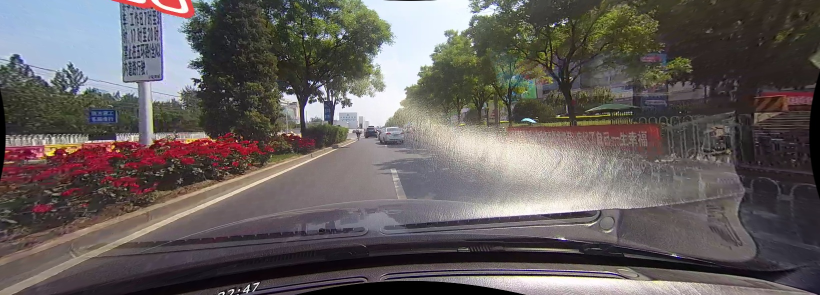
#> input picture LaneDetection/data/dev/hlight/driver_37_30frame_05181432_0203.MP4_01470.jpg, 1640 x 590 px, given in place of road.mp4, which was not available (shown at 1/2 size)
$ python main.py
#> lines starting #> are read from the running program, lines starting #| are printed output that depends on the picture; after the words box and inside, x2 and y2 are one past the last pixel; in counts of white or black regions, pixels touching at a corner belong together
import cv2
import numpy as np
import os

# ==========================================
# 1. CẤU HÌNH
# ==========================================

BASE_DIR = os.path.dirname(os.path.abspath(__file__))
VIDEO_PATH = os.path.join(BASE_DIR, "videos", "road.mp4")
OUTPUT_PATH = os.path.join(BASE_DIR, "results", "output.mp4")

SHOW_WINDOWS = True         # Đặt False nếu chạy trên server/Colab không có giao diện
USE_DEFAULT_LANES = False   # True: khi mất vạch thì vẽ làn mặc định (màu đỏ để phân biệt)

ROI_TOP_RATIO = 0.50        # Dùng chung cho ROI và tracker
GRAY_THRESHOLD = 180        # Ngưỡng vùng sáng trên ảnh đã qua CLAHE

os.makedirs(os.path.dirname(OUTPUT_PATH), exist_ok=True)


# ==========================================
# 2. CẢI THIỆN ÁNH SÁNG BẰNG CLAHE
# ==========================================

_clahe = cv2.createCLAHE(clipLimit=2.0, tileGridSize=(8, 8))


def apply_clahe(gray):
    return _clahe.apply(gray)


# ==========================================
# 3. KHU VỰC MẶT ĐƯỜNG (ROI)
# ==========================================

def region_of_interest(image):

    height, width = image.shape

    mask = np.zeros_like(image)

    polygon = np.array([[
        (int(width * 0.08), height),
        (int(width * 0.43), int(height * ROI_TOP_RATIO)),
        (int(width * 0.57), int(height * ROI_TOP_RATIO)),
        (int(width * 0.95), height)
    ]], dtype=np.int32)

    cv2.fillPoly(mask, polygon, 255)

    return cv2.bitwise_and(image, mask)


# ==========================================
# 4. TẠO MASK VẠCH KẺ ĐƯỜNG
# ==========================================

def create_lane_mask(frame, enhanced):

    hsv = cv2.cvtColor(frame, cv2.COLOR_BGR2HSV)

    # Vạch trắng: độ bão hòa thấp, độ sáng cao
    white_mask = cv2.inRange(
        hsv,
        np.array([0, 0, 150], dtype=np.uint8),
        np.array([179, 75, 255], dtype=np.uint8)
    )

    # Vạch vàng
    yellow_mask = cv2.inRange(
        hsv,
        np.array([15, 55, 80], dtype=np.uint8),
        np.array([45, 255, 255], dtype=np.uint8)
    )

    # Vùng sáng trên ảnh đã cân bằng bằng CLAHE
    bright_mask = cv2.inRange(enhanced, GRAY_THRESHOLD, 255)

    lane_mask = cv2.bitwise_or(white_mask, yellow_mask)
    lane_mask = cv2.bitwise_or(lane_mask, bright_mask)

    kernel = np.ones((3, 3), dtype=np.uint8)
    lane_mask = cv2.morphologyEx(lane_mask, cv2.MORPH_OPEN, kernel)   # bỏ chấm nhiễu nhỏ
    lane_mask = cv2.morphologyEx(lane_mask, cv2.MORPH_CLOSE, kernel)  # nối các đoạn đứt nhỏ

    return lane_mask


# ==========================================
# 5. THEO DÕI LÀN GIỮA CÁC KHUNG HÌNH
# ==========================================

class LaneTracker:
    """
    Mỗi biên làn là đường thẳng: x = a * (y - y_start) + b
    coeff = [a, b]
    """

    BAND_COUNT = 14
    MIN_POINTS = 5
    MIN_FILL_RATIO = 0.15        # tỉ lệ pixel vạch tối thiểu trong 1 cột của dải
    FIRST_WINDOW_RATIO = 0.16    # cửa sổ tìm ở dải đầu tiên (sát đáy)
    NEXT_WINDOW_RATIO = 0.07     # cửa sổ tìm ở các dải sau (vạch dịch ít giữa 2 dải)
    INLIER_TOL_RATIO = 0.02      # sai số tối đa của điểm so với đường fit
    MAX_JUMP_RATIO = 0.08        # lệch tối đa ở đáy so với khung trước
    MIN_LANE_WIDTH_RATIO = 0.25  # độ rộng làn hợp lệ ở đáy khung hình
    MAX_LANE_WIDTH_RATIO = 0.85
    MAX_MISSING = 10             # số khung tối đa giữ vạch cũ khi mất vạch
    ALPHA = 0.35                 # hệ số làm mượt

    def __init__(self):
        self.coeffs = {"left": None, "right": None}
        self.missing = {"left": 0, "right": 0}

    def reset(self):
        self.coeffs = {"left": None, "right": None}
        self.missing = {"left": 0, "right": 0}

    # ---------- tìm điểm vạch theo từng dải ----------

    def _detect(self, mask, side):
        """Trả về hệ số đường thẳng mới (chưa làm mượt) hoặc None."""

        height, width = mask.shape
        y_start = int(height * ROI_TOP_RATIO)
        y_end = height - 8
        band_height = max(8, (y_end - y_start) // self.BAND_COUNT)

        previous = self.coeffs[side]

        if previous is not None:
            expected_x = int(np.polyval(previous, y_end - y_start))
        else:
            expected_x = int(width * (0.28 if side == "left" else 0.72))

        # Mỗi bên chỉ tìm trong nửa khung hình của nó
        if side == "left":
            side_min, side_max = 0, int(width * 0.48)
        else:
            side_min, side_max = int(width * 0.52), width

        points = []

        for band_index in range(self.BAND_COUNT):

            y2 = y_end - band_index * band_height
            y1 = max(y_start, y2 - band_height)

            if y2 <= y1:
                continue

            window = int(width * (self.FIRST_WINDOW_RATIO if not points
                                  else self.NEXT_WINDOW_RATIO))

            search_start = max(side_min, expected_x - window)
            search_end = min(side_max, expected_x + window)

            if search_end <= search_start:
                continue

            # Đếm số pixel vạch theo từng cột (mask 0/255 -> 0/1)
            histogram = (mask[y1:y2, :] > 0).sum(axis=0).astype(np.float32)

            segment = histogram[search_start:search_end]
            peak_value = float(np.max(segment))

            if peak_value < (y2 - y1) * self.MIN_FILL_RATIO:
                continue

            peak_x = search_start + int(np.argmax(segment))

            # Lấy trọng tâm quanh đỉnh để chính xác hơn
            nx1 = max(search_start, peak_x - 18)
            nx2 = min(search_end, peak_x + 19)
            xs_local = np.arange(nx1, nx2)
            weights = histogram[nx1:nx2]

            if weights.sum() > 0:
                detected_x = int((xs_local * weights).sum() / weights.sum())
            else:
                detected_x = peak_x

            points.append(((y1 + y2) // 2, detected_x))
            expected_x = detected_x

        if len(points) < self.MIN_POINTS:
            return None

        ys = np.array([p[0] - y_start for p in points], dtype=np.float32)
        xs = np.array([p[1] for p in points], dtype=np.float32)

        # Fit đường thẳng, loại điểm ngoại lai rồi fit lại
        try:
            coeff = np.polyfit(ys, xs, 1)

            residual = np.abs(np.polyval(coeff, ys) - xs)
            inliers = residual <= width * self.INLIER_TOL_RATIO

            if inliers.sum() < self.MIN_POINTS:
                return None

            if inliers.sum() < len(ys):
                coeff = np.polyfit(ys[inliers], xs[inliers], 1)

        except (np.linalg.LinAlgError, ValueError):
            return None

        # So với khung trước: đáy khung hình không được nhảy quá xa
        if previous is not None:
            bottom_new = np.polyval(coeff, y_end - y_start)
            bottom_old = np.polyval(previous, y_end - y_start)

            if abs(bottom_new - bottom_old) > width * self.MAX_JUMP_RATIO:
                return None

        return coeff

    # ---------- cập nhật trạng thái ----------

    def update(self, mask, height, width):
        """
        Trả về dict: side -> (points, is_default)
        """

        y_start = int(height * ROI_TOP_RATIO)
        y_end = height - 8
        span = y_end - y_start

        candidates = {
            "left": self._detect(mask, "left"),
            "right": self._detect(mask, "right")
        }

        # Kiểm tra độ rộng làn ở đáy khung hình
        if candidates["left"] is not None and candidates["right"] is not None:
            lane_width = (np.polyval(candidates["right"], span)
                          - np.polyval(candidates["left"], span))

            if not (width * self.MIN_LANE_WIDTH_RATIO
                    <= lane_width
                    <= width * self.MAX_LANE_WIDTH_RATIO):
                candidates = {"left": None, "right": None}

        for side in ("left", "right"):

            candidate = candidates[side]

            if candidate is None:
                self.missing[side] += 1

                if self.missing[side] > self.MAX_MISSING:
                    self.coeffs[side] = None

            else:
                previous = self.coeffs[side]

                if previous is not None:
                    candidate = previous * (1 - self.ALPHA) + candidate * self.ALPHA

                self.coeffs[side] = candidate
                self.missing[side] = 0

        # Tạo điểm để vẽ
        y_values = np.arange(y_start, y_end + 1)
        y_int = y_values.astype(np.int32)

        defaults = {
            "left": np.array([(width * 0.22 - width * 0.48) / span, width * 0.48]),
            "right": np.array([(width * 0.78 - width * 0.52) / span, width * 0.52])
        }

        result = {}

        for side in ("left", "right"):

            coeff = self.coeffs[side]
            is_default = False

            if coeff is None:
                if not USE_DEFAULT_LANES:
                    continue
                coeff = defaults[side]
                is_default = True

            x_values = np.polyval(coeff, y_values - y_start)
            x_values = np.clip(x_values, 0, width - 1).astype(np.int32)

            result[side] = (np.column_stack((x_values, y_int)), is_default)

        return result


lane_tracker = LaneTracker()


# ==========================================
# 6. VẼ KẾT QUẢ
# ==========================================

def draw_result(frame, lanes):

    result = frame.copy()

    left = lanes.get("left")
    right = lanes.get("right")

    # Tô vùng làn đường khi cả hai biên đều là vạch thật
    if left is not None and right is not None and not left[1] and not right[1]:

        overlay = result.copy()
        polygon = np.vstack((left[0], right[0][::-1])).astype(np.int32)

        cv2.fillPoly(overlay, [polygon], (0, 180, 0))
        result = cv2.addWeighted(overlay, 0.25, result, 0.75, 0)

    for points, is_default in lanes.values():

        color = (0, 0, 255) if is_default else (0, 220, 255)

        cv2.polylines(
            result,
            [points],
            isClosed=False,
            color=color,
            thickness=4,
            lineType=cv2.LINE_AA
        )

    status = "LANE: OK" if len(lanes) == 2 else "LANE: LOST"
    cv2.putText(result, status, (20, 40), cv2.FONT_HERSHEY_SIMPLEX,
                1.0, (255, 255, 255), 2, cv2.LINE_AA)

    return result


# ==========================================
# 7. PHÁT HIỆN VẠCH KẺ ĐƯỜNG
# ==========================================

def detect_lanes(frame):

    height, width = frame.shape[:2]

    gray = cv2.cvtColor(frame, cv2.COLOR_BGR2GRAY)
    enhanced = apply_clahe(gray)

    lane_mask = create_lane_mask(frame, enhanced)
    lane_mask_roi = region_of_interest(lane_mask)

    lanes = lane_tracker.update(lane_mask_roi, height, width)

    result = draw_result(frame, lanes)

    return enhanced, lane_mask_roi, result


# ==========================================
# 8. HIỂN THỊ CÁC CỬA SỔ
# ==========================================

def show_image(window_name, image):

    max_width = 640
    max_height = 360

    height, width = image.shape[:2]
    scale = min(max_width / width, max_height / height)

    resized = cv2.resize(image, (int(width * scale), int(height * scale)))

    cv2.imshow(window_name, resized)


# ==========================================
# 9. CHƯƠNG TRÌNH CHÍNH
# ==========================================

def main():

    cap = cv2.VideoCapture(VIDEO_PATH)

    if not cap.isOpened():
        print("Cannot open video!")
        print("Check video path:", VIDEO_PATH)
        return

    fps = cap.get(cv2.CAP_PROP_FPS)

    if fps <= 0:
        fps = 25

    writer = None
    lane_tracker.reset()

    print("Running...")
    if SHOW_WINDOWS:
        print("Press Q or ESC to exit.")

    try:
        while True:

            ret, frame = cap.read()
#> frame is the input picture: shape (590, 1640, 3); mean B, G, R 93.3, 94.3, 100.8

            if not ret:
                break

            enhanced, binary, result = detect_lanes(frame)
#> in create_lane_mask, `white_mask = cv2.inRange( hsv, np.array([0, 0, 150], dtype=np.uint8), ..`:
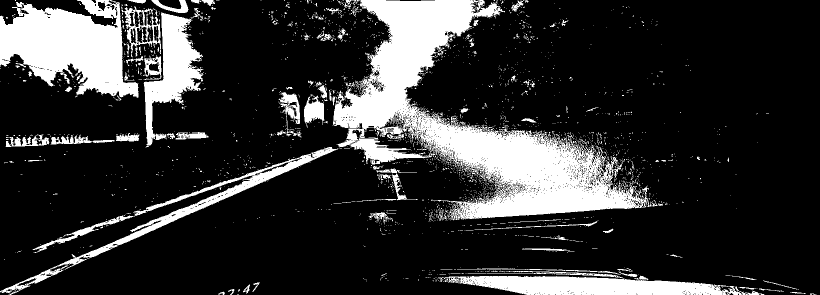
#> white_mask: shape (590, 1640) (shown at 1/2 size); 19.7% white; 2411 white regions (2289 under 20 px), largest, box (x1, y1, x2, y2) and area: (665, 0, 1315, 441) 89451, (0, 0, 277, 196) 32975, (889, 552, 1529, 590) 15861
#> in create_lane_mask, `bright_mask = cv2.inRange(enhanced, GRAY_THRESHOLD, 255)`:
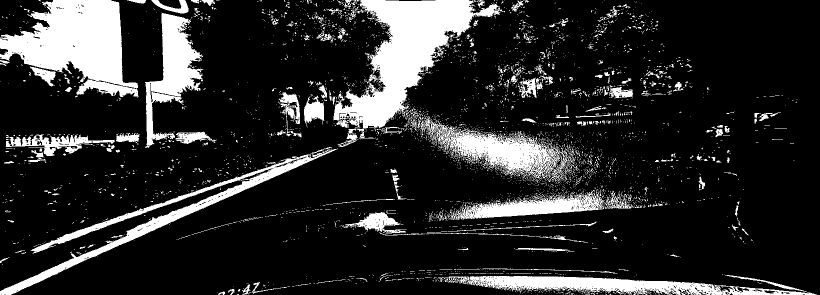
#> bright_mask: shape (590, 1640) (shown at 1/2 size); 17.1% white; 3963 white regions (3730 under 20 px), largest, box (x1, y1, x2, y2) and area: (667, 0, 1006, 263) 32906, (0, 0, 277, 195) 30242, (0, 294, 676, 590) 15339
#> in region_of_interest, `cv2.fillPoly(mask, polygon, 255)`:
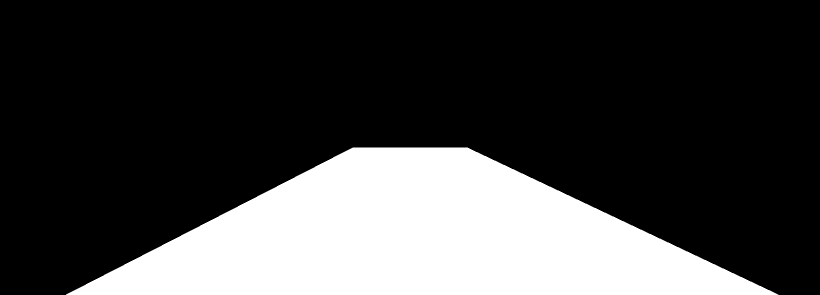
#> mask: shape (590, 1640) (shown at 1/2 size); 25.3% white; 1 white region, box (x1, y1, x2, y2) and area: (132, 295, 1557, 590) 244416
#> in region_of_interest, `return cv2.bitwise_and(image, mask)`:
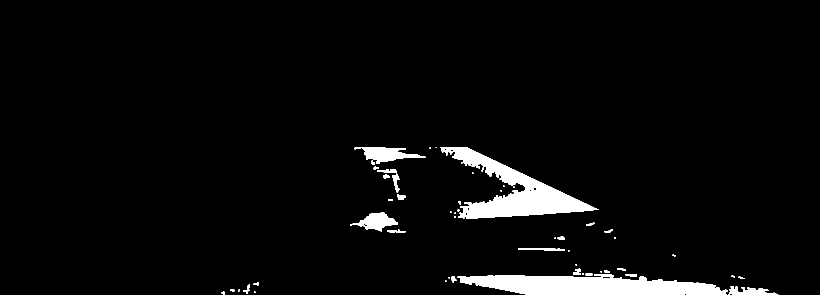
#> returned value: shape (590, 1640) (shown at 1/2 size); 4% white; 50 white regions (21 under 20 px), largest, box (x1, y1, x2, y2) and area: (915, 548, 1456, 590) 15781, (880, 295, 1198, 438) 15108, (709, 295, 851, 328) 2211
#> the loop in _detect, `for band_index in range(self.BAND_COUNT): ` made 14 passes
#> (peak_value, peak_x, nx1, nx2, detected_x, expected_x) on pass 1: (13, 497, 479, 516, 500, 500)
#> after the loop in _detect, `for band_index in range(self.BAND_COUNT):`: points = [(572, 500)]
#> the loop in _detect (call 2), `for band_index in range(self.BAND_COUNT): ` made 14 passes
#> (search_start, search_end, peak_value, peak_x, nx1, nx2, detected_x, expected_x) on passes 2, 5, 6, 7, 8, 9, 10, 11: (904, 1132, 11, 975, 957, 994, 975, 975), (861, 1089, 5, 1088, 1070, 1089, 1079, 1079), (965, 1193, 7, 1123, 1105, 1142, 1121, 1121), (1007, 1235, 5, 1179, 1161, 1198, 1179, 1179), (1065, 1293, 8, 1065, 1065, 1084, 1073, 1073), (959, 1187, 20, 979, 961, 998, 979, 979), (865, 1093, 20, 1029, 1011, 1048, 1031, 1031), (917, 1145, 20, 1051, 1033, 1070, 1055, 1055)
#> after the loop in update, `for side in ("left", "right"):`: self.coeffs = 2 items; self.missing = {'left': 1, 'right': 1}
#> after the loop in update, `for side in ("left", "right"):`: result = 0 items
#> in draw_result, `status = "LANE: OK" if len(lanes) == 2 else "LANE: LOST"`: status = 'LANE: LOST'
#> in draw_result, `cv2.putText(result, status, (20, 40), cv2.FONT_HERSHEY_SIMPLEX, 1.0, (..`:
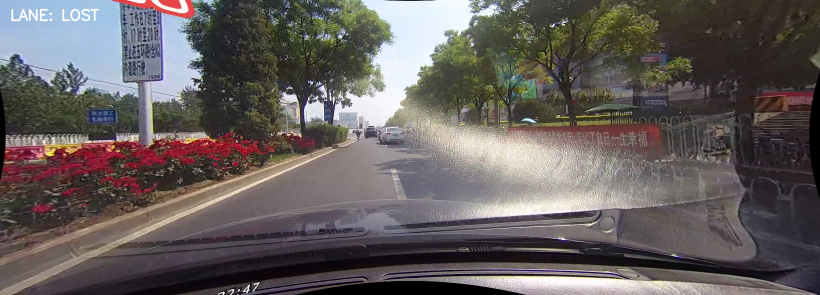
#> result: shape (590, 1640, 3) (shown at 1/2 size); 0.21% of pixels changed, all inside (x1, y1, x2, y2) = (22, 17, 199, 43)

            if writer is None:

                height, width = frame.shape[:2]
                fourcc = cv2.VideoWriter_fourcc(*"mp4v")
#> fourcc = 1983148141

                writer = cv2.VideoWriter(OUTPUT_PATH, fourcc, fps, (width, height))

                if not writer.isOpened():
                    print("Cannot create output video!")
                    writer = None
                    break

            writer.write(result)

            if SHOW_WINDOWS:
                show_image("1. VIDEO GOC", frame)
                show_image("2. VIDEO SAU CLAHE", enhanced)
#> call 2 of show_image, with window_name = '2. VIDEO SAU CLAHE'
#> in show_image (call 2), `resized = cv2.resize(image, (int(width * scale), int(height * scale)))`:
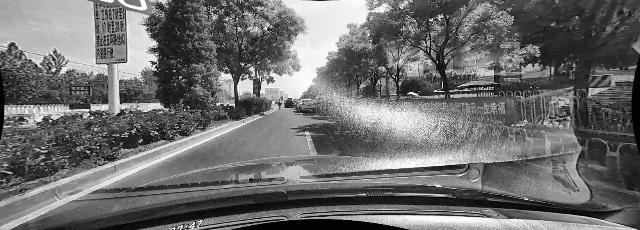
#> resized: shape (230, 640); min 1, max 255, mean 109.3
                show_image("3. MASK VACH (SAU ROI)", binary)
#> call 3 of show_image, with window_name = '3. MASK VACH (SAU ROI)'
#> in show_image (call 3), `resized = cv2.resize(image, (int(width * scale), int(height * scale)))`:
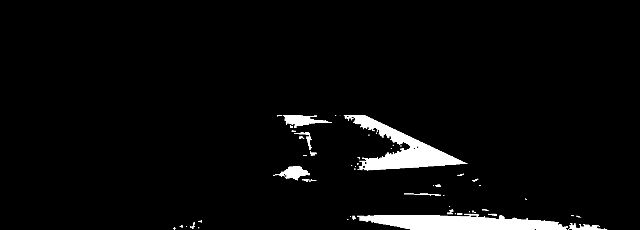
#> resized: shape (230, 640); min 0, max 255, mean 10.1
                show_image("4. VIDEO NHAN DIEN VACH KE", result)

                key = cv2.waitKey(1) & 0xFF
#> (key q is pressed here)

                if key == ord('q') or key == 27:
                    break

    finally:
        cap.release()

        if writer is not None:
            writer.release()

        if SHOW_WINDOWS:
            cv2.destroyAllWindows()

    print("Completed!")
    print("Output video:", ascii(OUTPUT_PATH))


if __name__ == "__main__":
    main()

$ run again, on LaneDetection/data/dev/hlight/driver_37_30frame_05181432_0203.MP4_01650.jpg
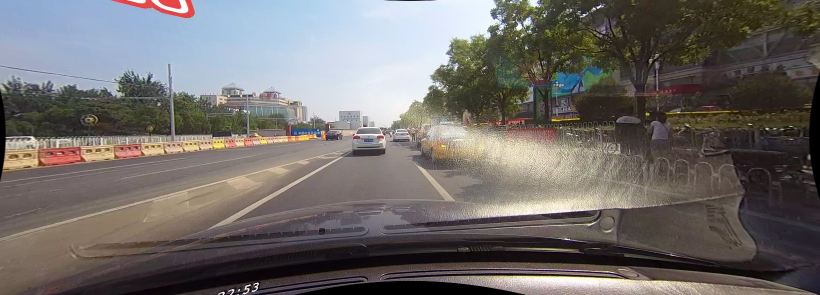
#> input picture LaneDetection/data/dev/hlight/driver_37_30frame_05181432_0203.MP4_01650.jpg, 1640 x 590 px, given in place of road.mp4, which was not available (shown at 1/2 size)
#> in main, frame is the input picture: shape (590, 1640, 3); mean B, G, R 105.4, 107.7, 112.2
#> hsv: shape (590, 1640, 3); mean H, S, V 60.1, 55.6, 119.9
#> in create_lane_mask, `white_mask = cv2.inRange( hsv, np.array([0, 0, 150], dtype=np.uint8), ..`:
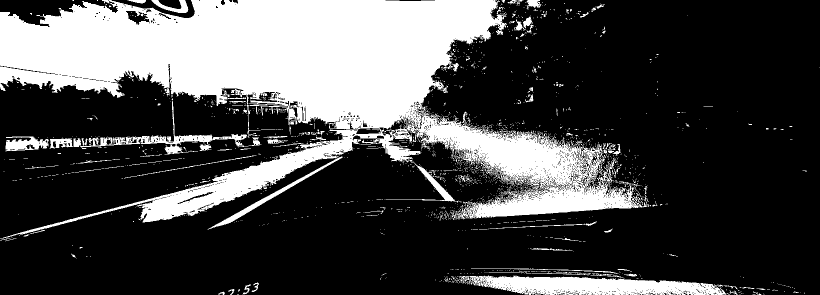
#> white_mask: shape (590, 1640) (shown at 1/2 size); 28.5% white; 1880 white regions (1751 under 20 px), largest, box (x1, y1, x2, y2) and area: (0, 0, 1285, 478) 237765, (919, 551, 1453, 590) 14003, (160, 202, 494, 309) 4039
#> yellow_mask: shape (590, 1640); 7.6% white; 2584 white regions (2345 under 20 px), largest, box (x1, y1, x2, y2) and area: (32, 328, 585, 524) 23915, (5, 295, 82, 346) 2828, (853, 280, 972, 333) 2768
#> bright_mask: shape (590, 1640); 19.4% white; 3018 white regions (2831 under 20 px), largest, box (x1, y1, x2, y2) and area: (0, 0, 1012, 296) 111709, (844, 238, 1162, 360) 12151, (914, 552, 1453, 590) 10418
#> mask: shape (590, 1640); 25.3% white; 1 white region, box (x1, y1, x2, y2) and area: (132, 295, 1557, 590) 244416
#> the loop in _detect, `for band_index in range(self.BAND_COUNT): ` made 14 passes
#> (search_start, search_end, peak_value, peak_x, nx1, nx2, detected_x, expected_x) on passes 7 to 14: (394, 622, 9, 444, 426, 463, 443, 443), (329, 557, 13, 469, 451, 488, 470, 470), (356, 584, 14, 512, 494, 531, 509, 509), (395, 623, 12, 553, 535, 572, 548, 548), (434, 662, 9, 574, 556, 593, 576, 576), (462, 690, 8, 605, 587, 624, 609, 609), (495, 723, 6, 638, 620, 657, 643, 643), (529, 757, 10, 671, 653, 690, 674, 674)
#> after the loop in _detect, `for band_index in range(self.BAND_COUNT):`: points = [(572, 508), (452, 443), (432, 470), (412, 509), (392, 548), (372, 576), (352, 609), (332, 643), (312, 674)]
#> ys = [277, 157, 137, 117, 97, 77, 57, 37, 17]
#> xs = [508, 443, 470, 509, 548, 576, 609, 643, 674]
#> coeff = [-0.751, 634.5]
#> residual = [81.49, 73.62, 61.64, 37.66, 13.68, 0.696, 17.28, 36.27, 52.25]
#> inliers = [False, False, False, False, True, True, True, False, False]
#> the loop in _detect (call 2), `for band_index in range(self.BAND_COUNT): ` made 14 passes
#> (search_start, search_end, peak_value, peak_x, nx1, nx2, detected_x, expected_x) on passes 2, 3, 5, 6, 7, 8, 9, 10: (904, 1132, 15, 1082, 1064, 1101, 1082, 1082), (968, 1196, 14, 1121, 1103, 1140, 1116, 1116), (1002, 1230, 5, 1095, 1077, 1114, 1095, 1095), (981, 1209, 5, 1130, 1112, 1149, 1131, 1131), (1017, 1245, 6, 1178, 1160, 1197, 1178, 1178), (1064, 1292, 8, 1216, 1198, 1235, 1215, 1215), (1101, 1329, 20, 1101, 1101, 1120, 1110, 1110), (996, 1224, 20, 1090, 1072, 1109, 1091, 1091)
#> after the loop in update, `for side in ("left", "right"):`: self.coeffs = 2 items; self.missing = {'left': 1, 'right': 1}
#> after the loop in update, `for side in ("left", "right"):`: result = 0 items
#> status = 'LANE: LOST'
#> fourcc = 1983148141
#> resized: shape (230, 640)
#> in show_image (call 3), `resized = cv2.resize(image, (int(width * scale), int(height * scale)))`:
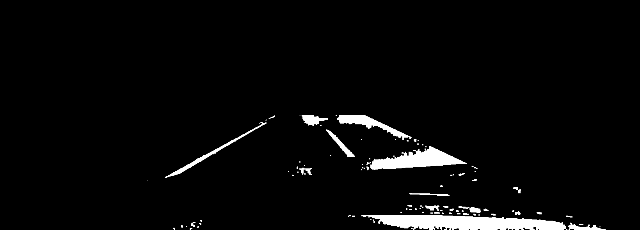
#> resized: shape (230, 640); min 0, max 255, mean 9.1
#> resized: shape (230, 640, 3)
